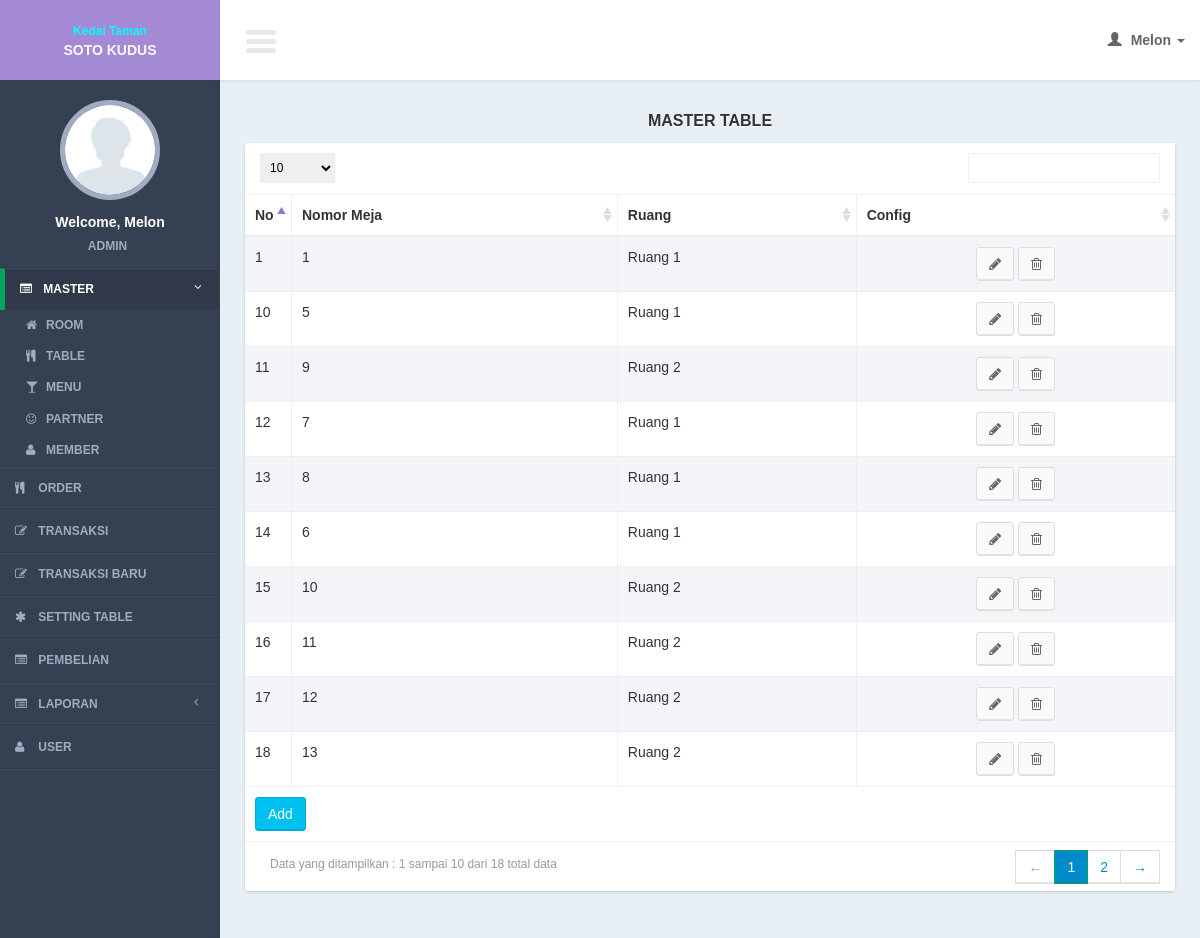
The app's page /controllers/master_table.php?page=list (signed in) with its own data.
### tables this page shows
CREATE TABLE IF NOT EXISTS `tables` (
`table_id` int(11) NOT NULL,
  `building_id` int(11) NOT NULL,
  `table_name` varchar(100) NOT NULL,
  `data_x` int(11) NOT NULL,
  `data_y` int(11) NOT NULL
);

CREATE TABLE IF NOT EXISTS `buildings` (
`building_id` int(11) NOT NULL,
  `building_name` varchar(100) NOT NULL,
  `building_img` text NOT NULL
);

### models/master_table_model.php (called while the page is built, shortened)
<?php
function select(){
	$query = mysql_query("select a.* , b.building_name as nama_gedung
							from tables a
							join buildings b on b.building_id = a.building_id
							order by table_id");
	return $query;
}
?>

### views/master_table/list.php (the view, shortened to what this page needs)
     <section class="content">
         <div class="row">
             <div class="col-xs-12">
                  <div class="title_page"> <?= $title ?></div>
                 <div class="box">
                     <div class="box-body2 table-responsive">
                         <table id="example1" class="table table-bordered table-striped">
                             <thead>
                                 <tr>
                                 <th width="5%">No</th>
                                     <th>Nomor Meja</th>
                                     <th>Ruang</th>
                                        <th>Config</th>
                                 </tr>
                             </thead>
                             <tbody>
                                 <?php
                                $no = 1;
  while($row = mysql_fetch_array($query)){
                                 ?>
                                 <tr>
                                 <td><?= $no?></td>
                                    <td><?= $row['table_name']?></td>
                                     <td><?php echo $row['nama_gedung']?></td>
                                   <td style="text-align:center;">
                                         <a href="master_table.php?page=form&id=<?= $row['table_id']?>" class="btn btn-default" ><i class="fa fa-pencil"></i></a>
                                         <a href="javascript:void(0)" onclick="confirm_delete(<?= $row['table_id']; ?>,'master_table.php?page=delete&id=')" class="btn btn-default" ><i class="fa fa-trash-o"></i></a>
                                     </td>
                                 </tr>
                                 <?php
$no++;
                                 }
                                 ?>
                             </tbody>
                               <tfoot>
                                 <tr>
                                     <td colspan="4"><a href="<?= $add_button ?>" class="btn btn-info " >Add</a></td>
                                 </tr>
                             </tfoot>
                         </table>
                     </div>
                 </div>
             </div>
         </div>
     </section>

### css/AdminLTE.css (style rules this page uses)
html { font-family: 'Source Sans Pro', sans-serif; -webkit-font-smoothing: antialiased; min-height: 100%; background: #E9F0F5; }
body { font-family: 'Source Sans Pro', sans-serif; -webkit-font-smoothing: antialiased; min-height: 100%; background: #E9F0F5; }
a { color: #3c8dbc; }
.content { padding: 30px 10px; }
.table-striped > tbody > tr:nth-child(odd), .table-striped > tbody > tr:nth-child(odd) { background:#F3F5F9; }
.box { position: relative; margin-bottom: 20px; -webkit-border-radius: 3px; -moz-border-radius: 3px; border-radius: 3px !important; width: 100%; background:#fff; box-shadow: 0 1px 3px rgba(0, 0, 0, 0.1); }
.box .box-body2 { background:#fff; -webkit-border-top-left-radius: 0; -webkit-border-top-right-radius: 0; -webkit-border-bottom-right-radius: 3px; -webkit-border-bottom-left-radius: 3px; -moz-border-radius-topleft: 0; -moz-border-radius-topright: 0; -moz-border-radius-bottomright: 3px; -moz-border-radius-bottomleft: 3px; border-top-left-radius: 0; border-top-right-radius: 0; border-bottom-right-radius: 3px; border-bottom-left-radius: 3px; box-shadow: 0 1px 3px rgba(0, 0, 0, 0.1); }
.btn { font-weight: 500; -webkit-border-radius: 3px; -moz-border-radius: 3px; border-radius: 3px; border: 1px solid transparent; -webkit-box-shadow: inset 0px -2px 0px 0px rgba(0, 0, 0, 0.09); -moz-box-shadow: inset 0px -2px 0px 0px rgba(0, 0, 0, 0.09); box-shadow: inset 0px -1px 0px 0px rgba(0, 0, 0, 0.09); }
.btn.btn-default { background-color: #fafafa; color: #666; border-color: #ddd; border-bottom-color: #ddd; }
.btn.btn-info { background-color: #00c0ef; border-color: #00acd6; }
.title_page { font-size:medium; text-align:center; font-weight:bold; margin-bottom:10px; text-shadow: 0 1px 1px #ffffff; text-transform:uppercase; }

### css/tooltip/tooltip-classic.css (style rules this page uses)
html, body { margin:0; height:100%; }

### records on screen
tables: table_name "1", building.building_name "Ruang 1"
tables: table_name "5", building.building_name "Ruang 1"
tables: table_name "9", building.building_name "Ruang 2"
tables: table_name "7", building.building_name "Ruang 1"
tables: table_name "8", building.building_name "Ruang 1"
tables: table_name "6", building.building_name "Ruang 1"
tables: table_name "10", building.building_name "Ruang 2"
tables: table_name "11", building.building_name "Ruang 2"
tables: table_name "12", building.building_name "Ruang 2"
tables: table_name "13", building.building_name "Ruang 2"

### other values on screen
$user_data[0] "Melon"
$user_data[1] "ADMIN"
$title "MASTER TABLE"
